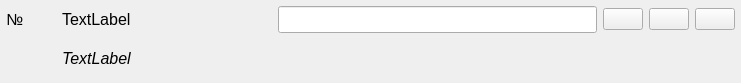
<?xml version="1.0" encoding="UTF-8"?>
<ui version="4.0">
 <class>HashtagPreviewDB</class>
 <widget class="QWidget" name="HashtagPreviewDB">
  <property name="geometry">
   <rect>
    <x>0</x>
    <y>0</y>
    <width>741</width>
    <height>83</height>
   </rect>
  </property>
  <property name="windowTitle">
   <string>Form</string>
  </property>
  <layout class="QGridLayout" name="gridLayout">
   <property name="leftMargin">
    <number>6</number>
   </property>
   <property name="topMargin">
    <number>6</number>
   </property>
   <property name="rightMargin">
    <number>6</number>
   </property>
   <property name="bottomMargin">
    <number>6</number>
   </property>
   <item row="0" column="1">
    <widget class="QLabel" name="lblName">
     <property name="sizePolicy">
      <sizepolicy hsizetype="Fixed" vsizetype="Fixed">
       <horstretch>0</horstretch>
       <verstretch>0</verstretch>
      </sizepolicy>
     </property>
     <property name="minimumSize">
      <size>
       <width>210</width>
       <height>0</height>
      </size>
     </property>
     <property name="font">
      <font>
       <pointsize>12</pointsize>
      </font>
     </property>
     <property name="text">
      <string>TextLabel</string>
     </property>
     <property name="wordWrap">
      <bool>true</bool>
     </property>
    </widget>
   </item>
   <item row="1" column="1" colspan="2">
    <widget class="QLabel" name="lblLogs">
     <property name="font">
      <font>
       <pointsize>12</pointsize>
       <italic>true</italic>
      </font>
     </property>
     <property name="text">
      <string>TextLabel</string>
     </property>
    </widget>
   </item>
   <item row="0" column="0">
    <widget class="QLabel" name="lblCount">
     <property name="sizePolicy">
      <sizepolicy hsizetype="Fixed" vsizetype="Fixed">
       <horstretch>0</horstretch>
       <verstretch>0</verstretch>
      </sizepolicy>
     </property>
     <property name="minimumSize">
      <size>
       <width>50</width>
       <height>0</height>
      </size>
     </property>
     <property name="font">
      <font>
       <pointsize>12</pointsize>
      </font>
     </property>
     <property name="text">
      <string>№</string>
     </property>
    </widget>
   </item>
   <item row="0" column="5">
    <widget class="QPushButton" name="pbRecords">
     <property name="toolTip">
      <string>Поиск по списку</string>
     </property>
     <property name="text">
      <string/>
     </property>
     <property name="icon">
      <iconset>
       <normalon>:/images/icons8-search-80.png</normalon>
      </iconset>
     </property>
     <property name="iconSize">
      <size>
       <width>30</width>
       <height>30</height>
      </size>
     </property>
    </widget>
   </item>
   <item row="0" column="2">
    <widget class="QLineEdit" name="leDescription">
     <property name="minimumSize">
      <size>
       <width>0</width>
       <height>20</height>
      </size>
     </property>
     <property name="font">
      <font>
       <pointsize>12</pointsize>
      </font>
     </property>
    </widget>
   </item>
   <item row="0" column="3">
    <widget class="QPushButton" name="pbReroll">
     <property name="toolTip">
      <string>Случайный выбор</string>
     </property>
     <property name="text">
      <string/>
     </property>
     <property name="icon">
      <iconset>
       <normalon>:/images/icons8-available-updates-80.png</normalon>
      </iconset>
     </property>
     <property name="iconSize">
      <size>
       <width>30</width>
       <height>30</height>
      </size>
     </property>
    </widget>
   </item>
   <item row="0" column="4">
    <widget class="QPushButton" name="pbChoose">
     <property name="text">
      <string/>
     </property>
     <property name="icon">
      <iconset resource="icons.qrc">
       <normaloff>:/images/icons8-text-80.png</normaloff>:/images/icons8-text-80.png</iconset>
     </property>
     <property name="iconSize">
      <size>
       <width>30</width>
       <height>30</height>
      </size>
     </property>
    </widget>
   </item>
  </layout>
 </widget>
 <resources>
  <include location="icons.qrc"/>
 </resources>
 <connections/>
</ui>
